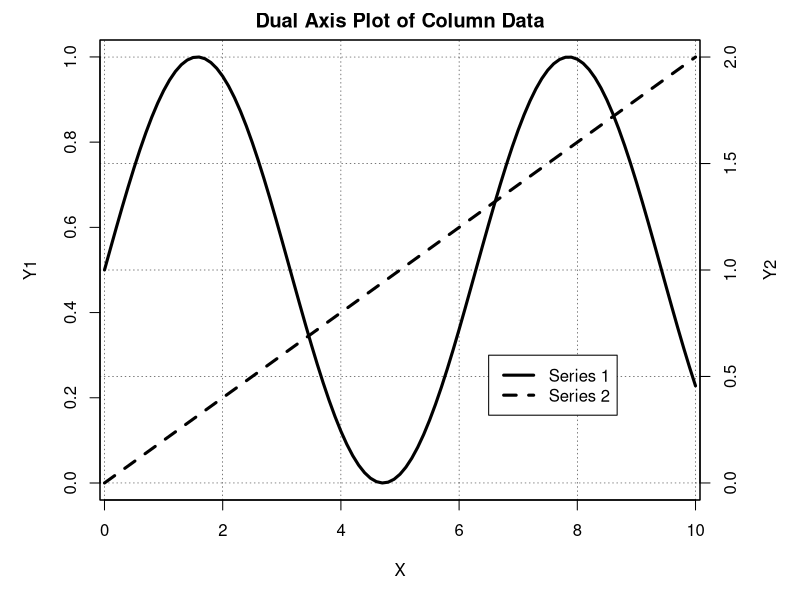

This figure's R source:
# Create dual-axis plot from column data in R

# Mise en place
rm(list = ls())

#read data 
M=read.table("../example_data/column_data.txt",sep=" ",header=FALSE)

#plotting margins.  
par(mar = c(5,5,2,5), font = 1.5)

plot(M[ ,1],M[ ,2],type = 'l', xlim=c(0.3,9.7),
     ylab = 'Y1', xlab = 'X',main='Dual Axis Plot of Column Data',
     lty=c(1),lwd=c(3),col="black")
par(new=TRUE)
plot(M[ ,1], 2*M[ ,3],,type="l",col="black",xaxt="n",yaxt="n",xlab="",ylab="",
     lty=c(2),lwd=c(3), xlim=c(0.3,9.7))
axis(4)
mtext("Y2",side=4,line=3)

grid(col = "black", lty = "dotted",
     lwd = c(0.5))


#add a legend
legend(6.5,0.6, c("Series 1","Series 2"), lty=c(1,2),
       lwd=c(3,3),col=c("black","black")) 
